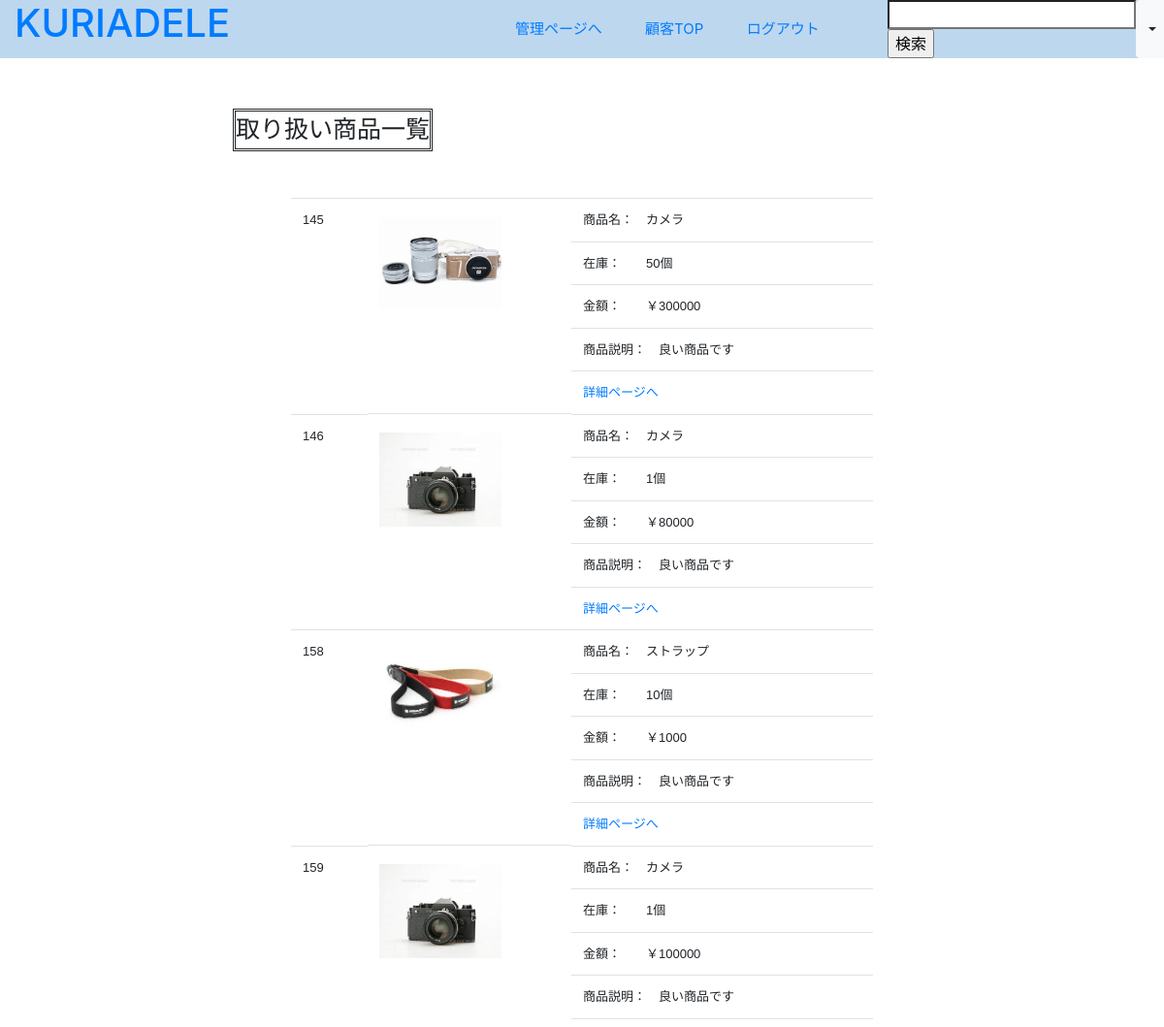
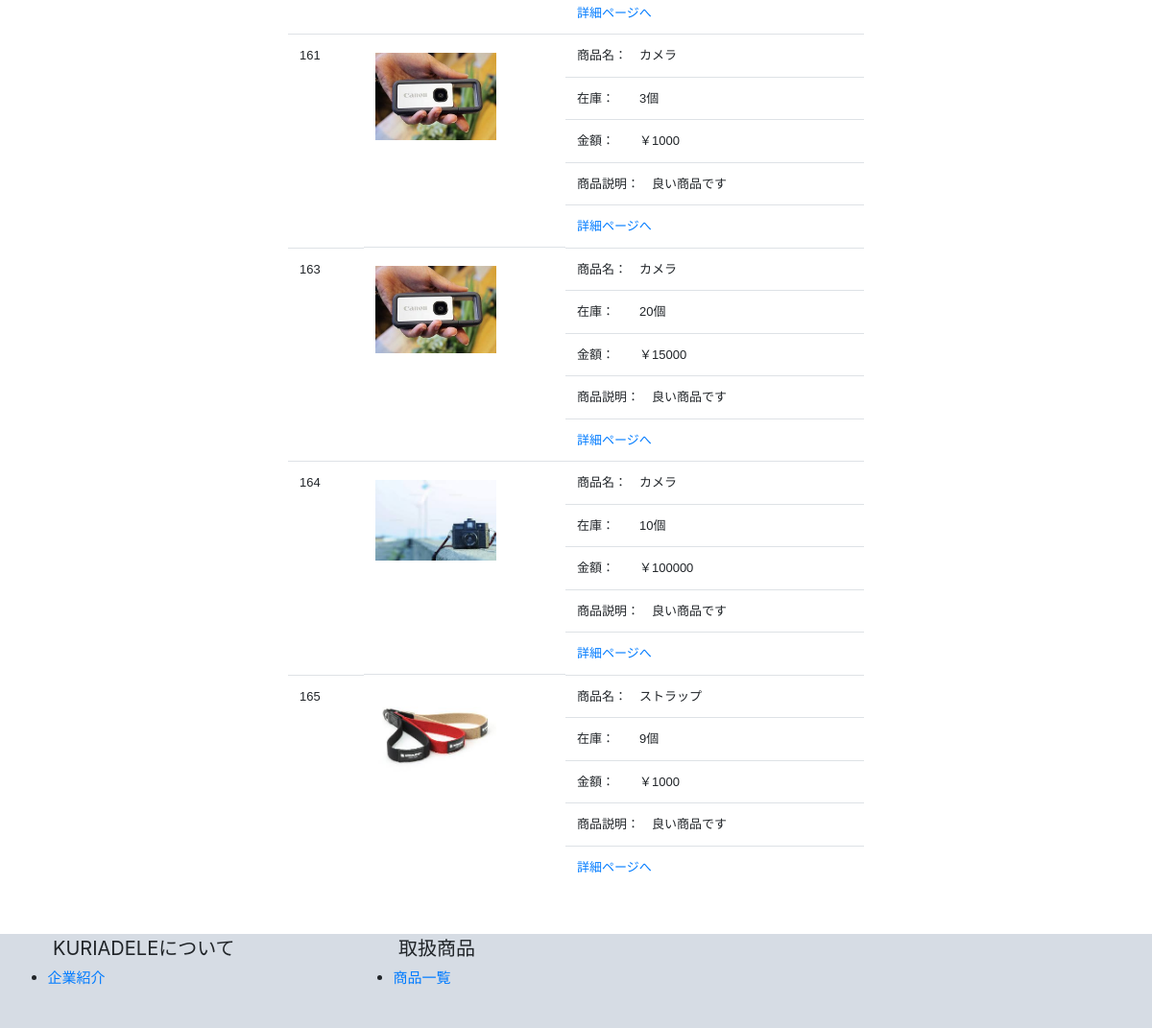
The page /admin_product.php (signed in) on the database as committed earlier (2 pictures, top to bottom).
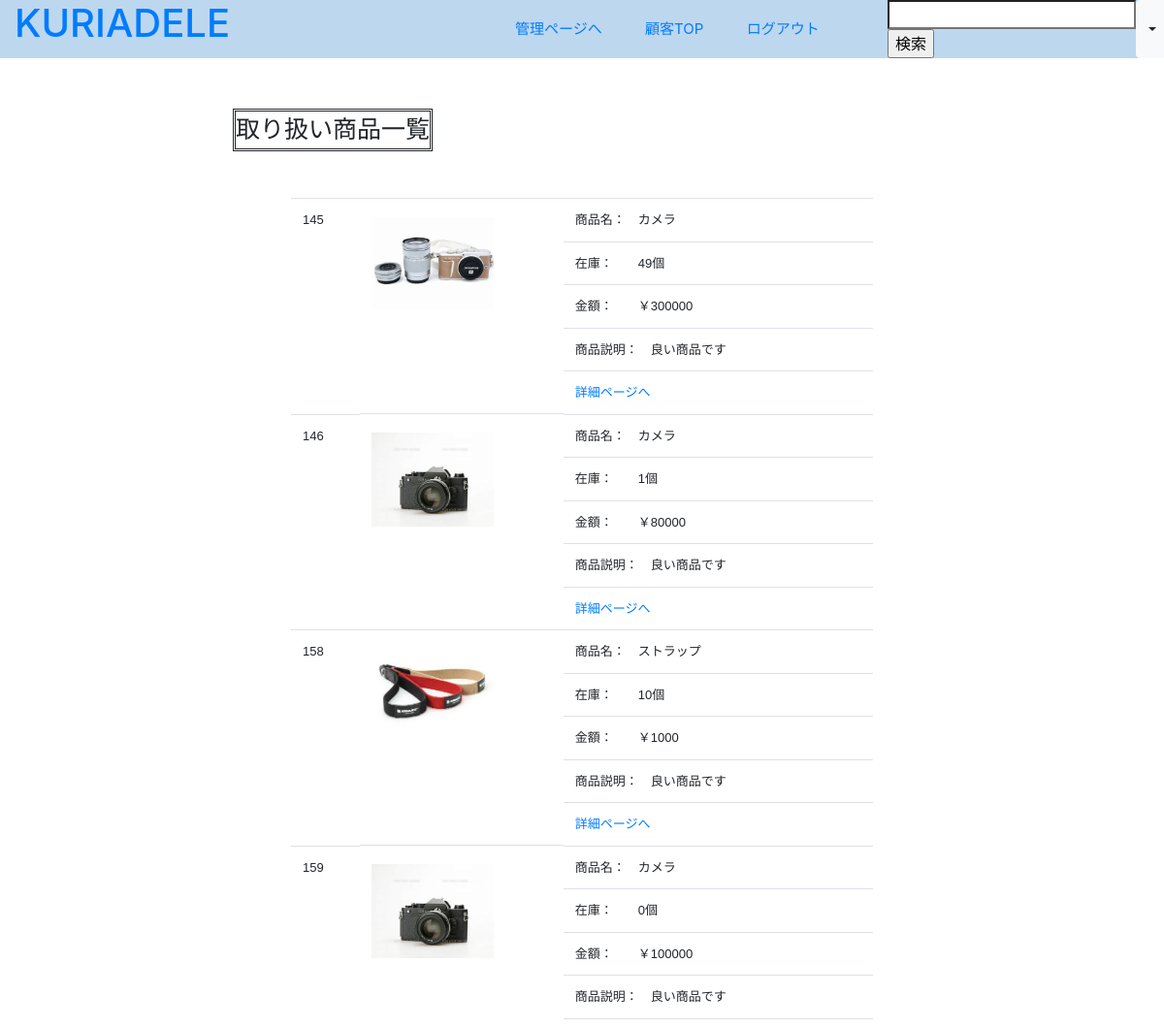
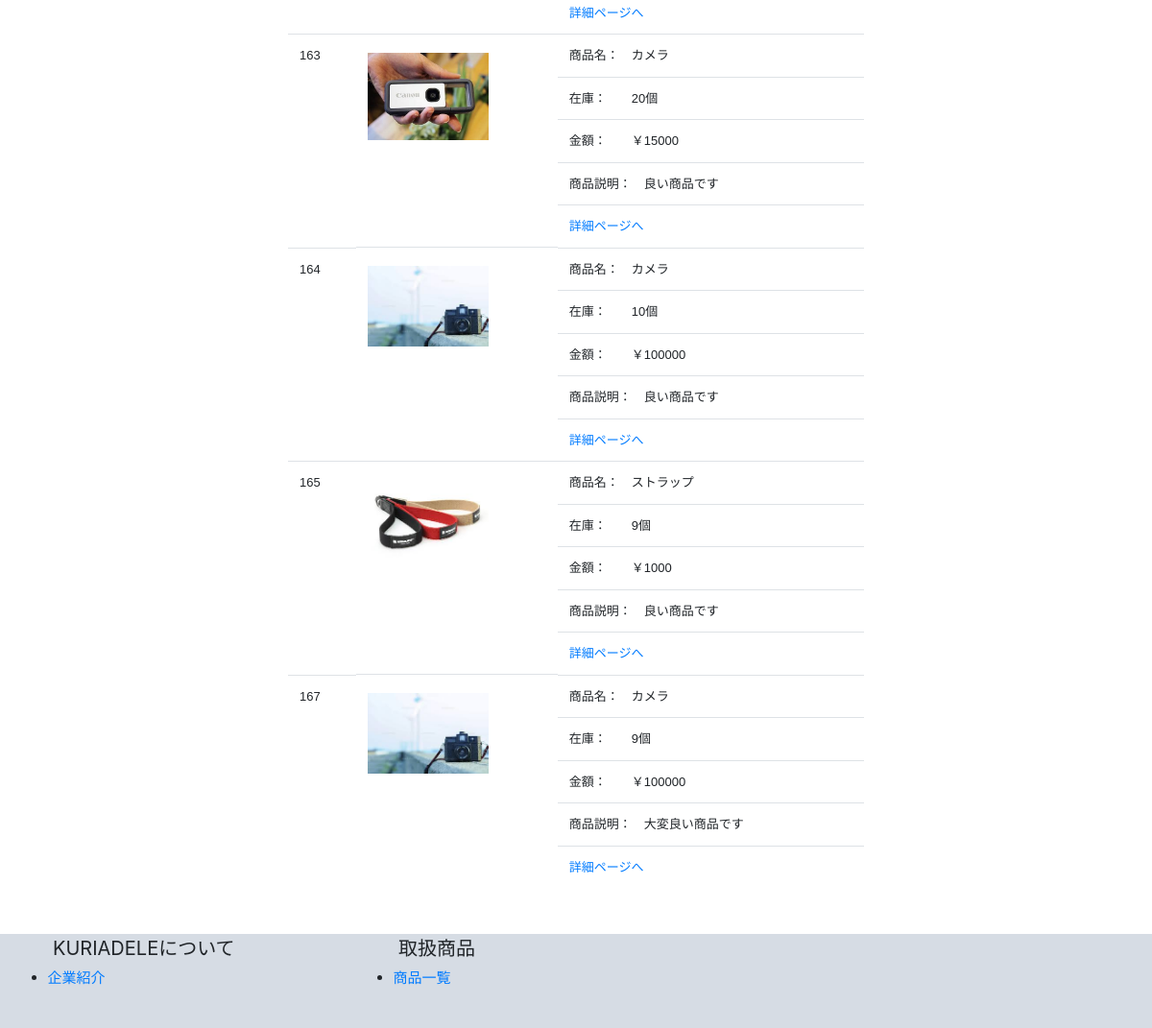
The same page on the database as committed later (2 pictures, top to bottom).
### tables this page shows
CREATE TABLE `items` (
  `id` int(11) NOT NULL AUTO_INCREMENT,
  `name` varchar(255) NOT NULL,
  `image` varchar(255) NOT NULL,
  `price` int(11) NOT NULL,
  `stock` int(11) NOT NULL,
  `description` varchar(1000) NOT NULL,
  `created_at` timestamp NOT NULL DEFAULT CURRENT_TIMESTAMP ON UPDATE CURRENT_TIMESTAMP,
  `flag` int(11) NOT NULL,
  PRIMARY KEY (`id`)
);

### admin_product.php (called while the page is built, shortened)
<?php
    require_once 'daos/item_dao.php';
    $flag = null;
    $items = ItemDAO::select_all_items($flag);
    include_once 'admin_views/admin_product_view.php';
?>

### daos/item_dao.php (called while the page is built, shortened)
<?php
    class ItemDAO extends DAO{
            public static function select_all_items(){
            $pdo = null;
            $stmp = null;
            try{
                $pdo = self::get_connection();
                $stmt = $pdo->query('SELECT * FROM items WHERE flag=1');
                $stmt->setFetchMode(PDO::FETCH_CLASS|PDO::FETCH_PROPS_LATE, 'Item');
                $items = $stmt->fetchAll();
                return $items;
            }catch(PDOException $e){
                return "問題が発生しました<br>" . $e->getMessage();
            }finally{
                self::close_connection($pdo, $stmp);
            }
        }
    }
?>

### admin_views/admin_product_view.php (the view, shortened to what this page needs)
<!doctype html>
<html lang='ja'>
    <head>
        <link rel='stylesheet' href='index.css'>
        <link rel="stylesheet" href="https://stackpath.bootstrapcdn.com/bootstrap/4.5.2/css/bootstrap.min.css">
    </head>
    <body>
        <div class='container-fluid header fixed-top'>
            <div class='row'>
                <span class='col-lg-2 col-md-2 col-auto'>
                    <a href='admin_index.php'><h1>KURIADELE</h1></a>
                </span>
                <span class='col-lg-7 col-md-5 d-none d-lg-block span_a'>
                    <a href='administrator.php' class='span_b'>管理ページへ</a>
                    <a href='index.php' class='span_b'>顧客TOP</a>
                    <a href='admin_logout.php' class='span_b'>ログアウト</a>
                </span>
                <div class='col-lg-3 col-md-5 col-auto span_c'>
                    <form method='GET' action='admin_search.php'>
                        <input type='search' name='name'/>
                        <input type='submit' value='検索'/>
                    </form>
                    <button type="button" class="btn btn-light dropdown-toggle d-none d-sm-block" data-toggle="dropdown"></button>
                </div>
            </div>
        </div>
        <p class='body'>
            <p class='customer'>取り扱い商品一覧</p>
            <table class='container-fluid table col-lg-6'>
                <div class='row'>
                    <tbody>
                        <?php foreach($items as $item): ?>
                        <tr>
                            <td class='table_td'><?= $item->id ?></td>
                            <td class='table_img'><img src='upload/items/<?= $item->image ?>' class='img_td'></img></td>
                            <td class='table_td'>商品名：&emsp;<?= $item->name ?></td>
                            <td class='table_td'>在庫：&emsp;&emsp;<?= $item->stock ?>個</td>
                            <td class='table_td'>金額：&emsp;&emsp;￥<?= $item->price ?></td>
                            <td class='table_td'>商品説明：&emsp;<?= $item->description ?></td>
                            <form method='POST' action='item_new.php'>
                                <td class='table_td'> <a href='admin_buy.php?id=<?= $item->id ?>'>詳細ページへ</a></td>
                            </form>
                        </tr>
                        <?php endforeach; ?>
                    </tbody>
                </div>
            </table>
        </p>
        <div class='container-fluid footer'>
            <div class='row'>
            <ul><span class='col-lg-4'>KURIADELEについて</span><br>
                <li><a href='admin_company.php'>企業紹介</a></li>
            </ul>
            <ul><span class='col-lg-4'>取扱商品</span>
                <li><a href='admin_product.php'>商品一覧</a></li>
            </ul>
        </div>
    </body>
</html>

Rows that differ between the two databases and show on the page:
no longer on this page (row edited): items: id "161", image (picture), name "カメラ", stock "3", price "1000", description "良い商品です"
changed items id 145: stock "50" → "49"
changed items id 159: stock "1" → "0"
added items: id "167", image (picture), name "カメラ", stock "9", price "100000", description "大変良い商品です"
